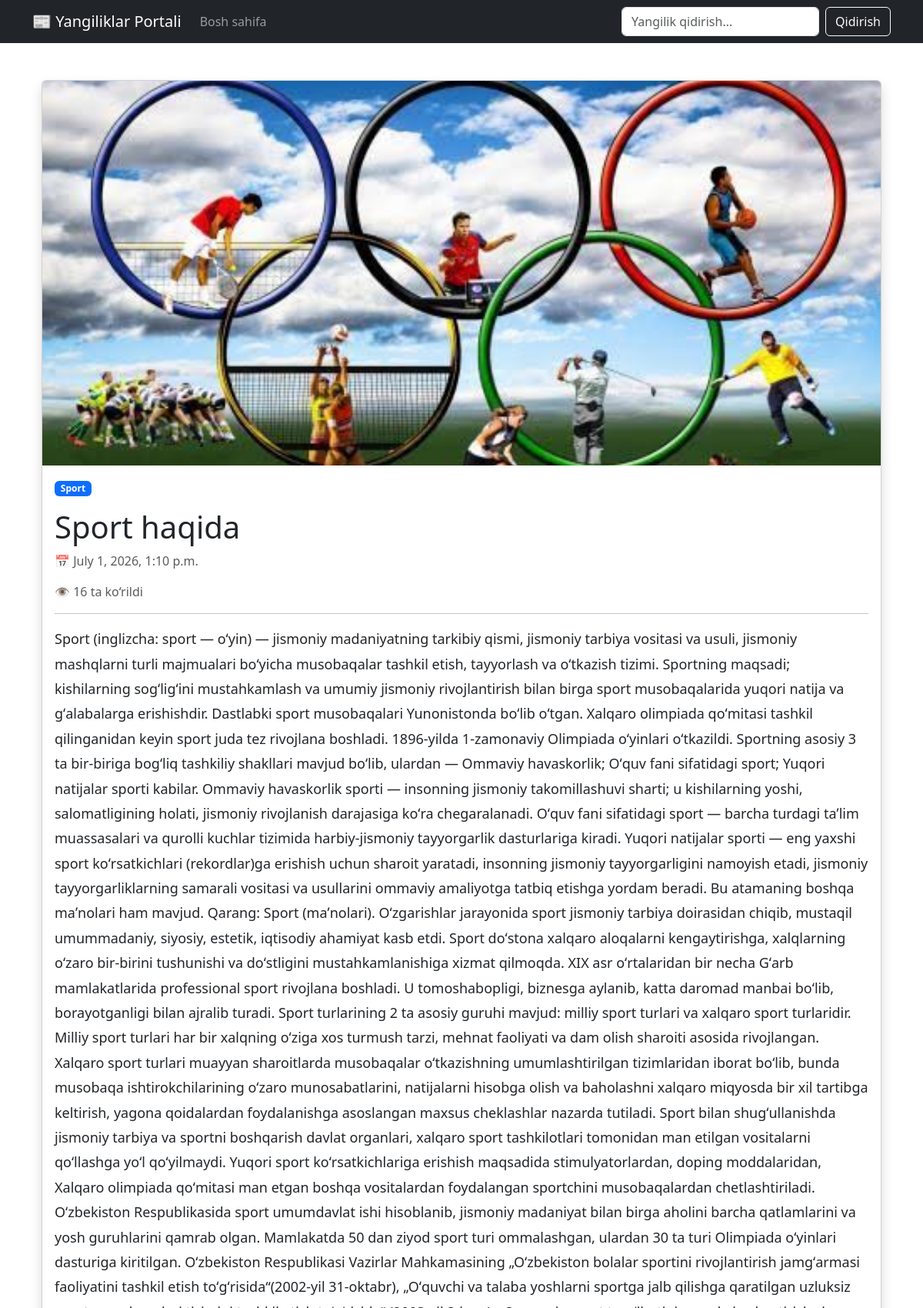
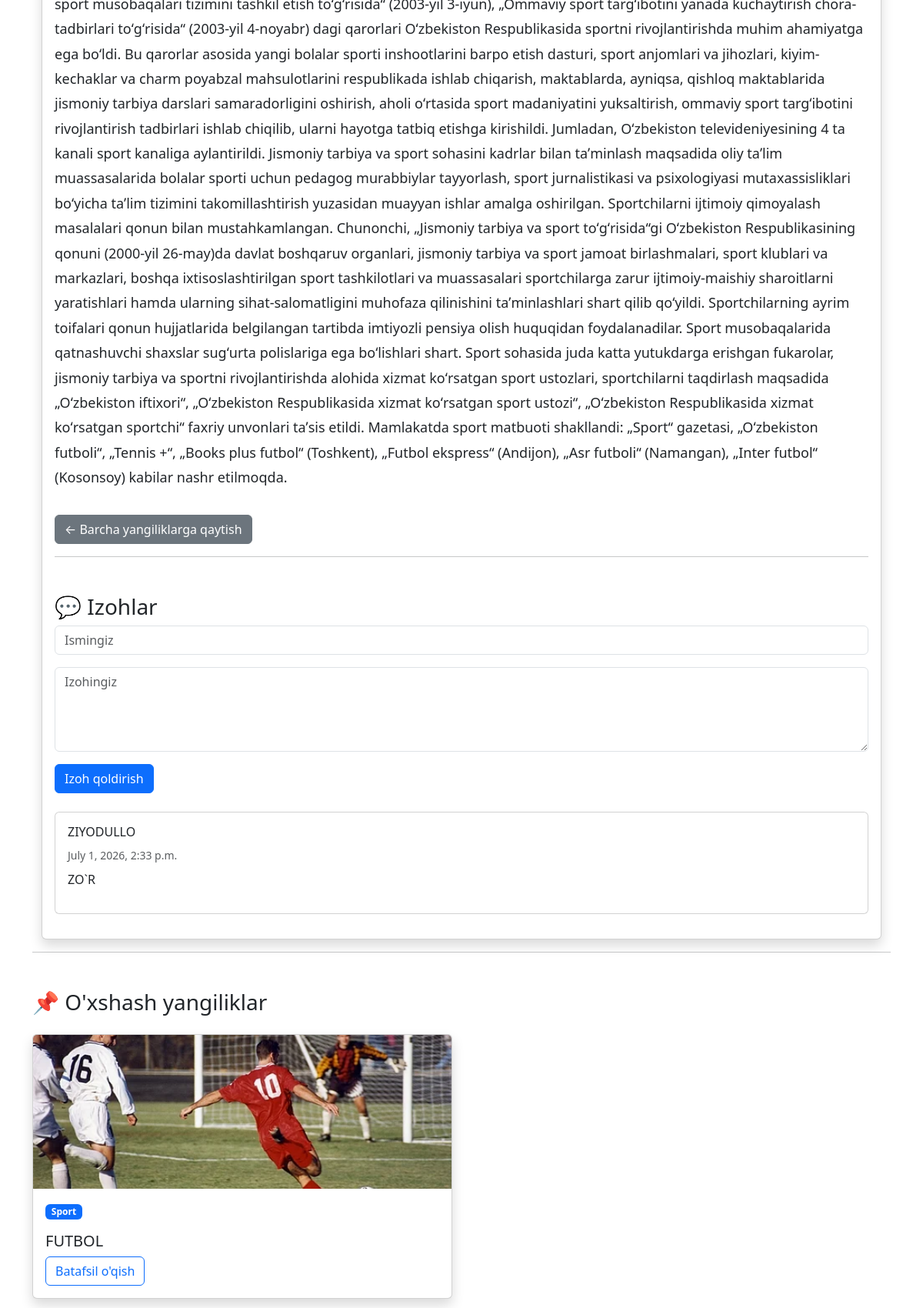
The page /news/1/ (upper part) on the database its author committed (2 pictures, top to bottom).
### news/models.py (models this page shows, shortened)
class News(models.Model):
    title = models.CharField(max_length=255)
    category = models.ForeignKey(Category, on_delete=models.CASCADE)
    content = models.TextField()
    image = models.ImageField(
        upload_to='news_images/',
        blank=True,
        null=True
    )
    views_count = models.PositiveIntegerField(default=0)
    created_at = models.DateTimeField(auto_now_add=True)
    slug = models.SlugField(unique=True, blank=True)
    def save(self, *args, **kwargs):
        if not self.slug:
            self.slug = slugify(self.title)
        super().save(*args, **kwargs)

class Category(models.Model):
    name = models.CharField(max_length=100)
    def __str__(self):
        return self.name

class Comment(models.Model):
    news = models.ForeignKey(
        News,
        on_delete=models.CASCADE,
        related_name='comments'
    )
    name = models.CharField(max_length=100)
    text = models.TextField()
    created_at = models.DateTimeField(auto_now_add=True)

### news/views.py (the view, shortened to what this page needs)
# urls.py: path('news/<int:id>/', news_detail, name='news_detail'),
def news_detail(request, id):
    news = get_object_or_404(News, id=id)
    news.views_count += 1
    news.save()
    related_news = News.objects.filter(
        category=news.category
    ).exclude(
        id=news.id
    ).order_by('-created_at')[:4]
    comments = news.comments.all().order_by('-created_at')
    return render(request, 'news/detail.html', {
        'news': news,
        'comments': comments,
        'related_news': related_news,
    })

### news/templates/news/detail.html (shortened to what this page needs)
{% extends 'base.html' %}
{% block content %}
<div class="container mt-5">
    <div class="card shadow">
        {% if news.image %}
            <img src="{{ news.image.url }}"
                 class="card-img-top"
                 style="max-height:500px; object-fit:cover;">
        {% endif %}
        <div class="card-body">
            <span class="badge bg-primary">
                {{ news.category }}
            </span>
            <h1 class="mt-3">
                {{ news.title }}
            </h1>
           <p class="text-muted">
    📅 {{ news.created_at }}
</p>
<p class="text-muted">
    👁 {{ news.views_count }} ta ko‘rildi
</p>
            <hr>
            <p style="font-size:18px; line-height:1.8;">
                {{ news.content }}
            </p>
            <a href="/" class="btn btn-secondary mt-3">
                ← Barcha yangiliklarga qaytish
            </a>
<hr>
<h3 class="mt-5">💬 Izohlar</h3>
<form method="post" class="mb-4">
    <input
        type="text"
        name="name"
        class="form-control mb-3"
        placeholder="Ismingiz"
        required
    >
    <textarea
        name="text"
        class="form-control mb-3"
        rows="4"
        placeholder="Izohingiz"
        required
    ></textarea>
    <button type="submit" class="btn btn-primary">
        Izoh qoldirish
    </button>
</form>
{% for comment in comments %}
    <div class="card mb-3">
        <div class="card-body">
            <h6>{{ comment.name }}</h6>
            <small class="text-muted">
                {{ comment.created_at }}
            </small>
            <p class="mt-2">
                {{ comment.text }}
            </p>
        </div>
    </div>
{% empty %}
    <p>Hozircha izohlar yo'q.</p>
{% endfor %}
        </div>
    </div>
</div>
<hr>
<h3 class="mt-5 mb-4">
    📌 O'xshash yangiliklar
</h3>
<div class="row">
    {% for item in related_news %}
        <div class="col-md-6 mb-4">
            <div class="card h-100 shadow">
                {% if item.image %}
                    <img src="{{ item.image.url }}"
                         class="card-img-top"
                         style="height:200px; object-fit:cover;">
                {% endif %}
                <div class="card-body">
                    <span class="badge bg-primary">
                        {{ item.category }}
                    </span>
                    <h5 class="mt-3">
                        {{ item.title }}
                    </h5>
                    <a href="{% url 'news_detail' item.id %}"
                       class="btn btn-outline-primary">
                        Batafsil o'qish
                    </a>
                </div>
            </div>
        </div>
    {% empty %}
        <p>O'xshash yangiliklar mavjud emas.</p>
    {% endfor %}
</div>
{% endblock %}

### rows shown on the page
News: image (picture), category "Sport", title "Sport haqida", created_at "July 1, 2026, 1:10 p.m.", views_count "16", content "Sport (inglizcha: sport — oʻyin) — jismoniy madaniyatning tarkibiy qismi, jismoniy tarbiya vositasi va usuli, jismoniy mashqlarni turli majmualari boʻyicha musobaqalar tashkil etish, tayyorlash va oʻtkazish tizimi. Sportning maqsadi; kishilarning sogʻligʻini mustahkamlash va umumiy jismoniy rivojlantirish bilan birga sport musobaqalarida yuqori natija va gʻalabalarga erishishdir. Dastlabki sport musobaqalari Yunonistonda boʻlib oʻtgan. Xalqaro olimpiada qoʻmitasi tashkil qilinganidan keyin sport juda tez rivojlana boshladi. 1896-yilda 1-zamonaviy Olimpiada oʻyinlari oʻtkazildi. Sportning asosiy 3 ta bir-biriga bogʻliq tashkiliy shakllari mavjud boʻlib, ulardan — Ommaviy havaskorlik; Oʻquv…"
Comment: name "ZIYODULLO", created_at "July 1, 2026, 2:33 p.m.", text "ZO`R"
News: image (picture), category "Sport", title "FUTBOL"
